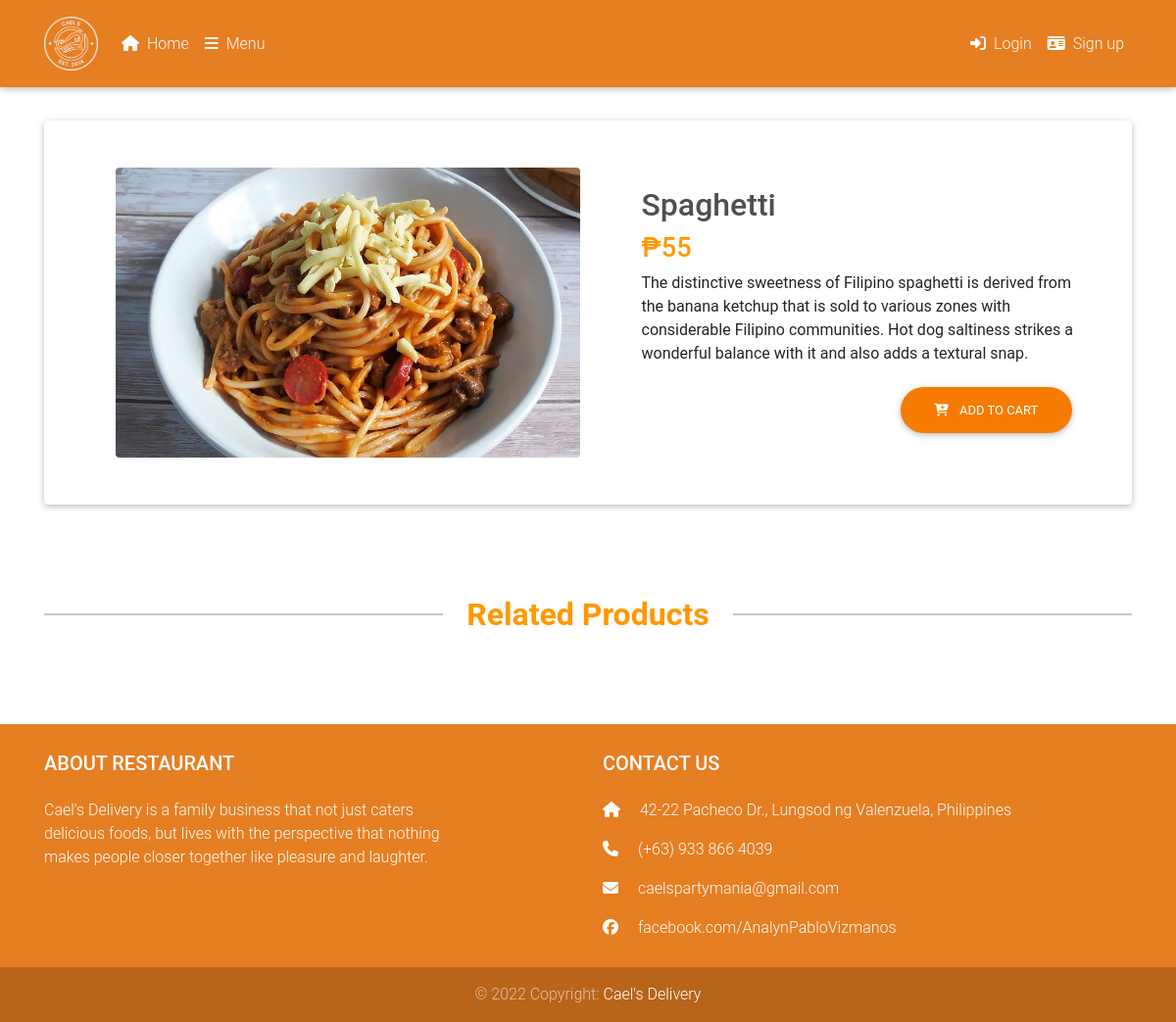
/pages/details/7, run on the app's committed database.
### tables this page shows
CREATE TABLE `products` (
  `product_id` int(11) NOT NULL,
  `product_name` varchar(255) NOT NULL,
  `product_price` varchar(255) NOT NULL,
  `product_description` text NOT NULL,
  `product_image` text NOT NULL,
  `product_status` int(11) NOT NULL DEFAULT 0,
  `category_id` int(11) NOT NULL,
  `created_at` datetime NOT NULL DEFAULT current_timestamp()
);

### app/libraries/Core.php (called while the page is built, shortened)
<?php
class Core
{
  protected $currentMethod = 'index';
  public function __construct()
  {
    $url = $this->getUrl();
    if (isset($url[0])) {
      if (file_exists('../app/controllers/' . ucwords($url[0]) . '.php')) {
        unset($url[0]);
      }
    }
    $this->currentController = new $this->currentController;
    if (isset($url[1])) {
      if (method_exists($this->currentController, $url[1])) {
        $this->currentMethod = $url[1];
        unset($url[1]);
      }
    }
    $this->params = $url ? array_values($url) : [];
    call_user_func_array([$this->currentController, $this->currentMethod], $this->params);
  }
  public function getUrl()
  {
    if (isset($_GET['url'])) {
      $url = rtrim($_GET['url'], '/');
      $url = filter_var($url, FILTER_SANITIZE_URL);
      $url = explode('/', $url);
      return $url;
    }
  }
}

### public/index.php (called while the page is built, shortened)
<?php
$init = new Core;

### app/libraries/Database.php (called while the page is built, shortened)
<?php
class Database
{
	private $host = DB_HOST;
	private $user = DB_USER;
	private $pass = DB_PASS;
	private $dbname = DB_NAME;
	private $dbh;
	private $stmt;
	public function __construct()
	{
		$dsn = 'mysql:host=' . $this->host . ';dbname=' . $this->dbname;
		$options = array(
			PDO::ATTR_PERSISTENT => true,
			PDO::ATTR_ERRMODE => PDO::ERRMODE_EXCEPTION
		);
		try {
			$this->dbh = new PDO($dsn, $this->user, $this->pass, $options);
		}
		catch (PDOException $e) {
			$this->error = $e->getMessage();
		}
	}
	public function query($query)
	{
		$this->stmt = $this->dbh->prepare($query);
	}
	public function bind($param, $value, $type = null)
	{
		if (is_null($type)) {
			switch (true) {
				default:
					$type = PDO::PARAM_STR;
			}
		}
		$this->stmt->bindValue($param, $value, $type);
	}
	public function execute()
	{
		return $this->stmt->execute();
	}
	public function single()
	{
		$this->execute();
		return $this->stmt->fetch(PDO::FETCH_OBJ);
	}
}

### app/models/Product.php (called while the page is built, shortened)
<?php
class Product
{
  private $db;
  public function __construct()
  {
    $this->db = new Database;
  }
  public function getProductByID($id)
  {
    $this->db->query('SELECT * FROM products WHERE product_id = :id');
    $this->db->bind(':id', $id);
    $row = $this->db->single();
    return $row;
  }
}

### app/views/pages/details.php (the view)
<?php require APPROOT . '/views/inc/header.php'; ?>
<?php require APPROOT . '/views/inc/navbar.php'; ?>
<main>
  <div class="container">
    <section id="productDetails" class="pb-5">
      <div class="card mt-5 hoverable">
        <div class="row d-flex justify-content-center align-items-center">
          <div class="col-lg-6 p-5">
            <img src="<?php echo URLROOT; ?>/img/<?php echo $data['products']->product_image; ?>" class="mx-lg-auto img-fluid rounded" alt="Bootstrap Themes" width="700" height="500" loading="lazy">
          </div>
          <div class="col-lg-5 mr-3 text-center text-md-left">
            <h2 class="h2-responsive text-center text-md-left product-name font-weight-bold dark-grey-text ml-xl-0 ml-4">
              <strong><?php echo $data['products']->product_name; ?></strong>
            </h2>
            <h3 class="h3-responsive text-center text-md-left ml-xl-0 ml-4">
              <span class="orange-text font-weight-bold">
                <strong>&#8369;<?php echo $data['products']->product_price; ?></strong>
              </span>
            </h3>
            <p class="ml-xl-0 ml-4"><?php echo $data['products']->product_description; ?></p>
            <section>
              <div class="row">
                <div class="col-md-12 text-center text-md-left text-md-right">
                  <a href="<?php echo URLROOT; ?>/carts/add/<?php echo $data['products']->product_id; ?>/<?php echo $data['products']->product_price; ?>" class="btn btn-orange btn-rounded" role="button">
                    <i class="fa-solid fa-cart-plus mr-2"></i>
                    Add to cart
                  </a>
                </div>
              </div>
            </section>
          </div>
        </div>
      </div>
    </section>
    <div class="divider-new">
      <h2 class="h2-responsive font-weight-bold orange-text mx-3">
        Related Products
      </h2>
    </div>
    <section class="pb-5">
    </section>
  </div>
</main>
<?php require APPROOT . '/views/inc/footer.php'; ?>

### public/frontend/css/style.css (style rules this page uses)
html, body, header, .view.jarallax { height: 100%; min-height: 100%; }
body { padding-top: 75px; }

### data on the page
products: product_image (picture), product_name "Spaghetti", product_price "55", product_description "The distinctive sweetness of Filipino spaghetti is derived from the banana ketchup that is sold to various zones with considerable Filipino communities. Hot dog saltiness strikes a wonderful balance with it and also adds a textural snap."
